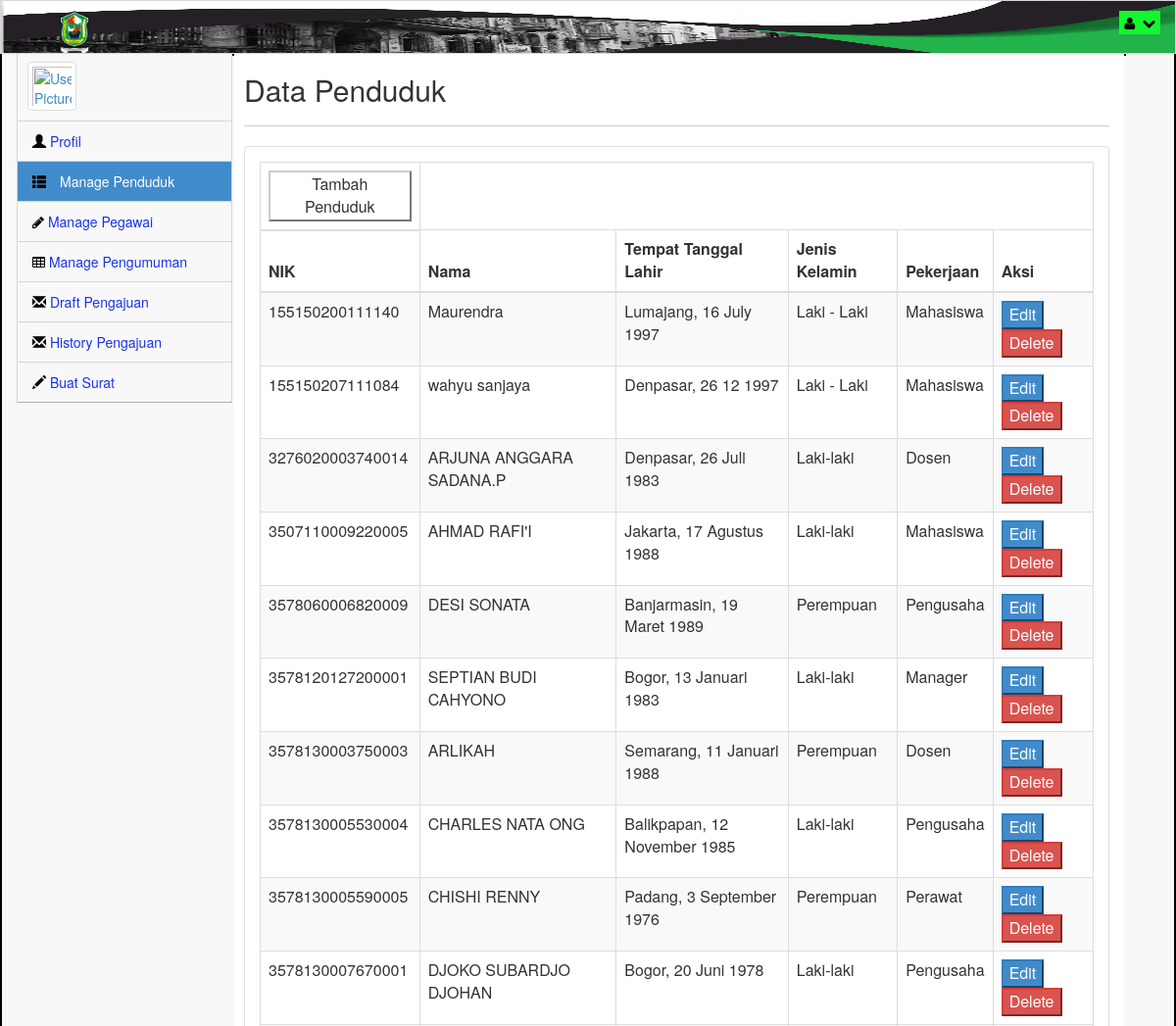
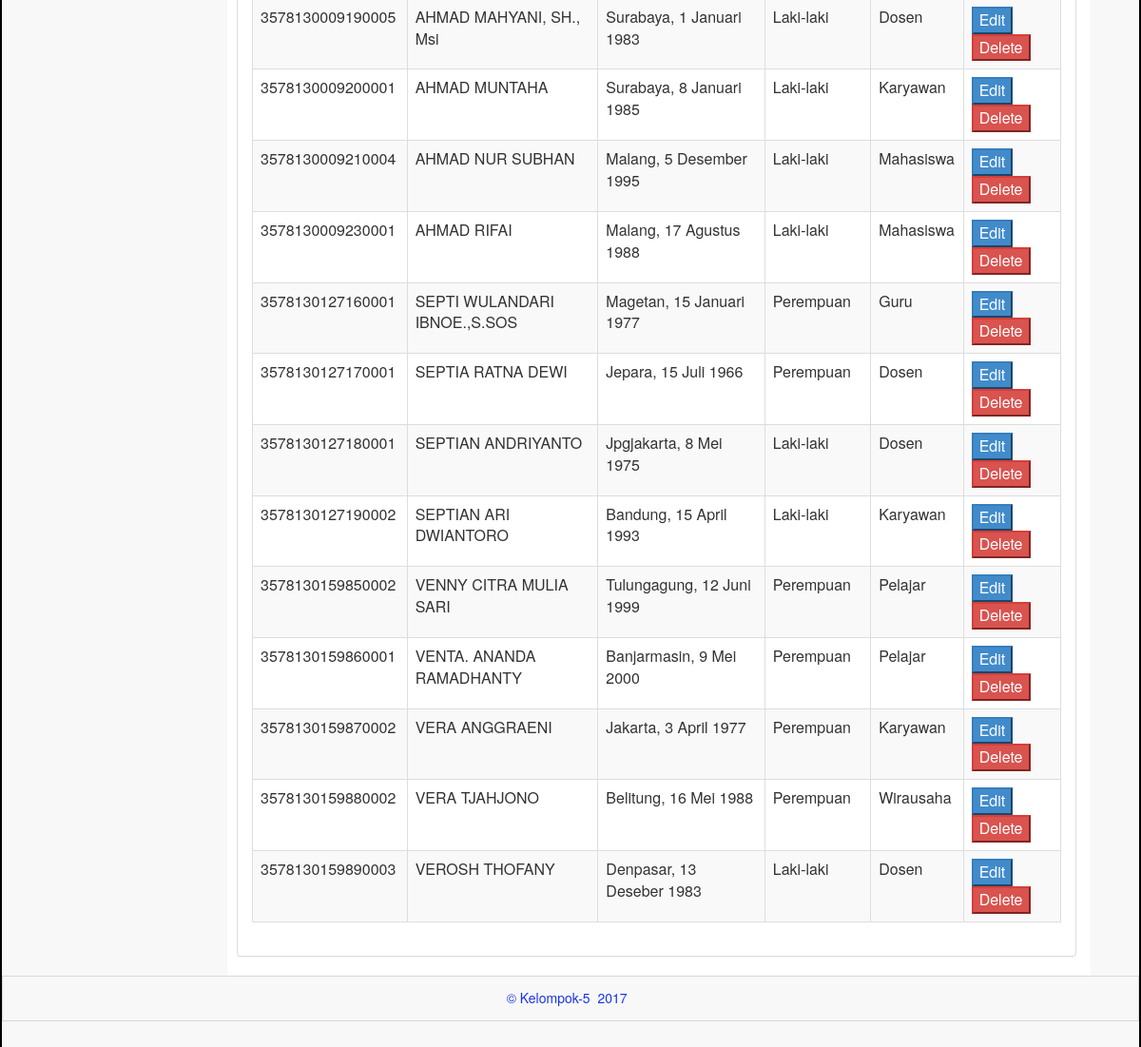
The page /index.php/c_admin/showPenduduk on the database its author committed (2 pictures, top to bottom).
### tables this page shows
CREATE TABLE `data_penduduk` (
  `NIK` varchar(30) NOT NULL,
  `Nama` varchar(50) NOT NULL,
  `TTL` varchar(100) NOT NULL,
  `Jenis_Kelamin` varchar(20) NOT NULL,
  `Alamat` varchar(50) NOT NULL,
  `Agama` varchar(10) NOT NULL,
  `Status` varchar(20) NOT NULL,
  `Pekerjaan` varchar(40) NOT NULL,
  `Status_User` int(5) NOT NULL,
  `foto_profil` varchar(40) NOT NULL
);

### application/controllers/c_admin.php (called while the page is built, shortened)
<?php
class c_admin extends CI_Controller
{
	function __construct(){
		$this->load->library('session');
		$this->load->model('m_user');
		$this->load->model('m_penduduk');
		$this->load->model('m_surat');
		$this->load->model('m_pegawai');
		$this->load->model('m_pengumuman');
		$this->load->model('m_admin');
	}
	public function showPenduduk(){
		$data['dataAdmin'] = $this->m_admin->getDataAdmin($this->session->userdata('id'))->row();
		$data['dataPenduduk'] = $this->m_penduduk->getAllPenduduk()->result();
		$data['jenisKlik'] = "penduduk";
		$this->load->view('views_Admin/Tampilan_ManagePenduduk', $data);
	}
}
?>

### index.php (called while the page is built, shortened)
<?php
require_once BASEPATH.'core/CodeIgniter.php';

### application/models/m_penduduk.php (called while the page is built, shortened)
<?php
class m_penduduk extends CI_Model{
	function getAllPenduduk(){
		$this->db->select('*');
		$this->db->from('data_penduduk');
		return $this->db->get();
	}
}
?>

### application/views/views_Admin/Tampilan_ManagePenduduk.php (the view, shortened to what this page needs)
<head>
	<?php include "head_Admin.php"; ?>
	<link rel="stylesheet" href="<?php echo base_url('asset/css_admin/plugins/dataTables/dataTables.bootstrap.css');?>">
</head>
<body class="padTop53 " >
	<div id="wrap" style="border: 2px solid black;">
		<?php include "headerNav_Admin.php"; ?>
		<div id="content" style="width: 80%; border: 2px solid black;">
			<div class="inner">
				<div class="row">
					<div class="col-lg-12">
						<h2> Data Penduduk </h2>
					</div>
				</div>
				<hr />
				<div class="row">
					<div class="col-lg-12">
						<div class="panel panel-default">
							<div class="panel-body">
								<div class="table-responsive">
									<table class="table table-striped table-bordered table-hover" id="dataTables-example">
										<thead>
										<tr>
											<td>
											<a href="<?php echo site_url('c_admin/showAddPenduduk');?>"><button class="btn-default">Tambah Penduduk</button></a>
											</td>
										</tr>
											<tr>
												<th>NIK</th>
												<th>Nama</th>
												<th>Tempat Tanggal Lahir</th>
												<th>Jenis Kelamin</th>
												<th>Pekerjaan</th>
												<th>Aksi</th>
											</tr>
										</thead>
										<tbody>
											<?php foreach ($dataPenduduk as $key) { ?>
											<tr>
												<td><?php echo $key->NIK; ?></td>
												<td><?php echo $key->Nama; ?></td>
												<td><?php echo $key->TTL; ?></td>
												<td><?php echo $key->Jenis_Kelamin; ?></td>
												<td><?php echo $key->Pekerjaan; ?></td>
												<td>
												<a href="<?php echo site_url('c_admin/showEditPenduduk/'.$key->NIK);?>"><button class="btn-primary">Edit</button></a>
												<a href="<?php echo site_url('c_admin/deletePenduduk/'.$key->NIK);?>"><button class="btn-danger">Delete</button></a>
												</td>
											</tr>
											<?php } ?>
										</tbody>
									</table>
								</div>
							</div>
						</div>
					</div>
				</div>
			</div>
		</div>
	</div>
	<?php include "footer_Admin.php"; ?>
</body>

### application/views/views_Admin/head_Admin.php (shortened to what this page needs)
<link rel="stylesheet" href="<?php echo base_url('asset/css_admin/plugins/bootstrap/css/bootstrap.css');?>">
<link rel="stylesheet" href="<?php echo base_url('asset/css_admin/css/main.css');?>">
<link rel="stylesheet" href="<?php echo base_url('asset/css_admin/css/MoneAdmin.css');?>">
<link rel="stylesheet" href="<?php echo base_url('asset/css_admin/plugins/Font-Awesome/css/font-awesome.css');?>">

### application/views/views_Admin/headerNav_Admin.php (shortened to what this page needs)
<div id="top">
	<nav class="navbar navbar-inverse navbar-fixed-top " style="padding-top: 10px; background-image: url('<?php echo base_url('foto/header2.jpg');?>'); background-size:100em 5em; background-repeat: no-repeat;">
		<header class="navbar-header">
			<a href="<?php echo base_url(); ?>" class="navbar-brand">
				<img src="<?php echo base_url('foto/logo.png');?>" alt="" width="30px"/>
			</a>
		</header>
		<ul class="nav navbar-top-links navbar-right">
			<li class="dropdown" >
				<a class="dropdown-toggle" data-toggle="dropdown" href="#" style="background-color: #12F72D;">
					<i class="icon-user " style="color: #060606;"></i>&nbsp; <i class="icon-chevron-down" style="color: #060606;"></i>
				</a>
			</li>
		</ul>
	</nav>
</div>
<div class="container" style="margin:0;">
	<div id="left" >
		<div class="media user-media well-small">
			<a class="user-link" href="<?php echo site_url('c_admin');?>">
				<img class="media-object img-thumbnail user-img" alt="User Picture" src="<?php echo base_url('foto_user_admin/' .$dataAdmin->foto_profil);?>" width="50px" />
			</a>
			<br />
			<br />
		</div>
		<ul id="menu" class="collapse" >
			<li class="panel <?php if ($jenisKlik == 'profil') {
				echo "active";
			} ?>">
				<a href="<?php echo site_url('c_admin');?>" >
					<i class="glyphicon glyphicon-user"></i> Profil
				</a>
			</li>
			<li class="panel <?php if ($jenisKlik == 'penduduk') {
				echo "active";
			} ?>" >
			<a href="<?php echo site_url('c_admin/showPenduduk');?>" >
					<i class="glyphicon glyphicon-th-list"> </i>Manage Penduduk
				</a>
			</li>
			<li class="panel <?php if ($jenisKlik == 'pegawai') {
				echo "active";
			} ?>">
				<a href="<?php echo site_url('c_admin/showPegawai');?>" >
					<i class="icon-pencil"></i> Manage Pegawai
				</a>
			</li>
			<li class="panel <?php if ($jenisKlik == 'pengumuman') {
				echo "active";
			} ?>">
				<a href="<?php echo site_url('c_admin/showPengumuman');?>">
					<i class="icon-table"></i> Manage Pengumuman
				</a>
			</li>
			<li class="panel <?php if ($jenisKlik == 'draft') {
				echo "active";
			} ?>">
				<a href="<?php echo site_url('c_admin/showDraft');?>" >
					<i class="glyphicon glyphicon-envelope"></i> Draft Pengajuan
				</a>
			</li>
			<li class="panel <?php if ($jenisKlik == 'history') {
				echo "active";
			} ?>">
				<a href="<?php echo site_url('c_admin/showHistory');?>" >
					<i class="glyphicon glyphicon-envelope"></i> History Pengajuan
				</a>
			</li>
			<li class="panel <?php if ($jenisKlik == 'buat') {
				echo "active";
			} ?>">
				<a href="<?php echo site_url('c_admin/showAddFixSurat');?>">
					<i class="glyphicon glyphicon-pencil"></i> Buat Surat
				</a>
			</li>
		</ul>
	</div>

### application/views/views_Admin/footer_Admin.php (shortened to what this page needs)
<div id="footer" style="margin-bottom: 0;">
    <p>&copy;  Kelompok-5 &nbsp;2017 &nbsp;</p>
</div>

### asset/css_admin/css/main.css (style rules this page uses)
#wrap { margin: 0 auto; }
#footer { height: 48px; background-color: #222222; }
@media (min-width: 768px) { html, body { height: 100%; } }
@media (min-width: 768px) { #wrap { height: auto !important; height: 100%; min-height: 100%; padding: 0 0 48px; margin-bottom: -48px; } }
body.padTop53 { padding-top: 75px; overflow: visible; }
@media (min-width: 802px) { body.padTop53 { padding-top: 51px; } }
#wrap:before, #top:before, .head:before, #footer:before, #wrap:after, #top:after, .head:after, #footer:after { display: table; content: " "; }
#wrap:after, #top:after, .head:after, #footer:after { clear: both; }
#wrap { background-color: #f8f8f8; }
@media (min-width: 768px) { #left { position: relative; float: left; width: 100px; } }
@media (min-width: 768px) { #content { margin-left: 100px; } }
@media (min-width: 768px) { #left { margin-bottom: -10px; } }
@media (min-width: 992px) { #left { width: 220px; } }
@media (min-width: 992px) { #content { margin-left: 220px; } }
#top .navbar { margin-bottom: 0; border:1px solid rgb(216, 215, 215); background-color:#f8f8f8; }
#top .navbar-brand { padding: 0; }
.user-media { display: none; color:#0029FF; border-right:1px solid rgb(216, 215, 215); border-left:1px solid rgb(216, 215, 215); }
@media (min-width: 768px) { .user-media { display: block; } }
@media (min-width: 768px) { .user-media .user-link { position: relative; display: block; margin-right: auto; margin-left: auto; } }
@media (min-width: 768px) { .user-media .user-link .user-img { margin: 10px auto; } }
@media (min-width: 992px) { .user-media .user-link { float: left; } }
@media (min-width: 992px) { .user-media .user-link .user-img { margin: 10px; } }
#menu { position: relative; overflow: hidden; border-right:1px solid rgb(216, 215, 215); border-left:1px solid rgb(216, 215, 215); background-color:#f8f8f8; border-bottom: 1px solid rgba(0, 0, 0, 0.3); -webkit-box-shadow: 0 1px 0 rgba(255, 255, 255, 0.05); box-shadow: 0 1px 0 rgba(255, 255, 255, 0.05); }
#menu, #menu ul { padding: 0; margin: 0; list-style: none; }
@media (min-width: 768px) { #menu.collapse { display: inherit !important; } }
#menu > li { position: relative; display: block; margin: 0; border-width: 0; border-radius: 0; }
#menu > li > a { position: relative; display: block; padding: 10px 15px; color: #1933EC; border-top:1px solid rgb(216, 215, 215); }
#menu > li.active > a { color: #fff; background-color: #428bca; }
#menu > li.panel { background-color: transparent; }
#menu li > a { text-decoration: none; }
#menu > li.active > a { position: relative; }
@media (min-width: 768px) { .mini-sidebar #menu > li > a, #menu > li > a { text-align: center; } }
@media (min-width: 768px) { .mini-sidebar #menu > li > a > i, #menu > li > a > i { display: block; font-size: 20px; } }
@media (min-width: 768px) { #menu:after, .mini-sidebar #menu:after { position: absolute; top: 0; right: 0; bottom: 0; left: 0; display: block; width: 0; -webkit-box-shadow: 97px 1px 5px 2px rgba(0, 0, 0, 0.6); box-shadow: 97px 1px 5px 2px rgba(0, 0, 0, 0.6); } }
@media (min-width: 992px) { #menu > li > a { text-align: left; } }
@media (min-width: 992px) { #menu > li > a > i { display: inline; font-size: 14px; } }
@media (min-width: 992px) { #menu:after { -webkit-box-shadow: 217px 1px 5px 2px rgba(0, 0, 0, 0.6); box-shadow: 217px 1px 5px 2px rgba(0, 0, 0, 0.6); } }
#content { -webkit-transition: margin 0.4s; transition: margin 0.4s; }
.inner { position: relative; min-height: 1px; padding-right: 15px; padding-left: 10px; background: #fff; border: 0px solid #e4e4e4; min-height:1200px; }
@media (min-width: 768px) { .inner { float: left; width: 100%; } }
.inner .row { margin-right: -15px; margin-left: -15px; }
#footer { margin: 0 auto; color: #1933EC; background-color:#f8f8f8; border:1px solid rgb(216, 215, 215); }
#footer p { padding: 12px 0 0; text-align: center; }
.inner hr { margin-top: 10px; border-top-color: #ccc; }

### asset/css_admin/css/MoneAdmin.css (style rules this page uses)
body { background-color: #f8f8f8; }
.navbar-top-links li { display: inline-block; }
.navbar-top-links li:last-child { margin-right: 15px; }
.navbar-top-links li a { padding: 15px; padding:2px 5px 2px 5px; background-color:white; }

### application/views/views_Admin/head_Admin.php (style rules this page uses)
i { color: #060606; }
a { font-color: #060606; }

### rows shown on the page
data_penduduk: NIK "155150200111140", Nama "Maurendra", TTL "Lumajang, 16 July 1997", Jenis_Kelamin "Laki - Laki", Pekerjaan "Mahasiswa"
data_penduduk: NIK "155150207111084", Nama "wahyu sanjaya", TTL "Denpasar, 26 12 1997", Jenis_Kelamin "Laki - Laki", Pekerjaan "Mahasiswa"
data_penduduk: NIK "3276020003740014", Nama "ARJUNA ANGGARA SADANA.P", TTL "Denpasar, 26 Juli 1983", Jenis_Kelamin "Laki-laki", Pekerjaan "Dosen"
data_penduduk: NIK "3507110009220005", Nama "AHMAD RAFI'I", TTL "Jakarta, 17 Agustus 1988", Jenis_Kelamin "Laki-laki", Pekerjaan "Mahasiswa"
data_penduduk: NIK "3578060006820009", Nama "DESI SONATA", TTL "Banjarmasin, 19 Maret 1989", Jenis_Kelamin "Perempuan", Pekerjaan "Pengusaha"
data_penduduk: NIK "3578120127200001", Nama "SEPTIAN BUDI CAHYONO", TTL "Bogor, 13 Januari 1983", Jenis_Kelamin "Laki-laki", Pekerjaan "Manager"
data_penduduk: NIK "3578130003750003", Nama "ARLIKAH", TTL "Semarang, 11 Januari 1988", Jenis_Kelamin "Perempuan", Pekerjaan "Dosen"
data_penduduk: NIK "3578130005530004", Nama "CHARLES NATA ONG", TTL "Balikpapan, 12 November 1985", Jenis_Kelamin "Laki-laki", Pekerjaan "Pengusaha"
data_penduduk: NIK "3578130005590005", Nama "CHISHI RENNY", TTL "Padang, 3 September 1976", Jenis_Kelamin "Perempuan", Pekerjaan "Perawat"
data_penduduk: NIK "3578130007670001", Nama "DJOKO SUBARDJO DJOHAN", TTL "Bogor, 20 Juni 1978", Jenis_Kelamin "Laki-laki", Pekerjaan "Pengusaha"
data_penduduk: NIK "3578130009190005", Nama "AHMAD MAHYANI, SH., Msi", TTL "Surabaya, 1 Januari 1983", Jenis_Kelamin "Laki-laki", Pekerjaan "Dosen"
data_penduduk: NIK "3578130009200001", Nama "AHMAD MUNTAHA", TTL "Surabaya, 8 Januari 1985", Jenis_Kelamin "Laki-laki", Pekerjaan "Karyawan"
data_penduduk: NIK "3578130009210004", Nama "AHMAD NUR SUBHAN", TTL "Malang, 5 Desember 1995", Jenis_Kelamin "Laki-laki", Pekerjaan "Mahasiswa"
data_penduduk: NIK "3578130009230001", Nama "AHMAD RIFAI", TTL "Malang, 17 Agustus 1988", Jenis_Kelamin "Laki-laki", Pekerjaan "Mahasiswa"
data_penduduk: NIK "3578130127160001", Nama "SEPTI WULANDARI IBNOE.,S.SOS", TTL "Magetan, 15 Januari 1977", Jenis_Kelamin "Perempuan", Pekerjaan "Guru"
data_penduduk: NIK "3578130127170001", Nama "SEPTIA RATNA DEWI", TTL "Jepara, 15 Juli 1966", Jenis_Kelamin "Perempuan", Pekerjaan "Dosen"
data_penduduk: NIK "3578130127180001", Nama "SEPTIAN ANDRIYANTO", TTL "Jpgjakarta, 8 Mei 1975", Jenis_Kelamin "Laki-laki", Pekerjaan "Dosen"
data_penduduk: NIK "3578130127190002", Nama "SEPTIAN ARI DWIANTORO", TTL "Bandung, 15 April 1993", Jenis_Kelamin "Laki-laki", Pekerjaan "Karyawan"
data_penduduk: NIK "3578130159850002", Nama "VENNY CITRA MULIA SARI", TTL "Tulungagung, 12 Juni 1999", Jenis_Kelamin "Perempuan", Pekerjaan "Pelajar"
data_penduduk: NIK "3578130159860001", Nama "VENTA. ANANDA RAMADHANTY", TTL "Banjarmasin, 9 Mei 2000", Jenis_Kelamin "Perempuan", Pekerjaan "Pelajar"
data_penduduk: NIK "3578130159870002", Nama "VERA ANGGRAENI", TTL "Jakarta, 3 April 1977", Jenis_Kelamin "Perempuan", Pekerjaan "Karyawan"
data_penduduk: NIK "3578130159880002", Nama "VERA TJAHJONO", TTL "Belitung, 16 Mei 1988", Jenis_Kelamin "Perempuan", Pekerjaan "Wirausaha"
data_penduduk: NIK "3578130159890003", Nama "VEROSH THOFANY", TTL "Denpasar, 13 Deseber 1983", Jenis_Kelamin "Laki-laki", Pekerjaan "Dosen"
